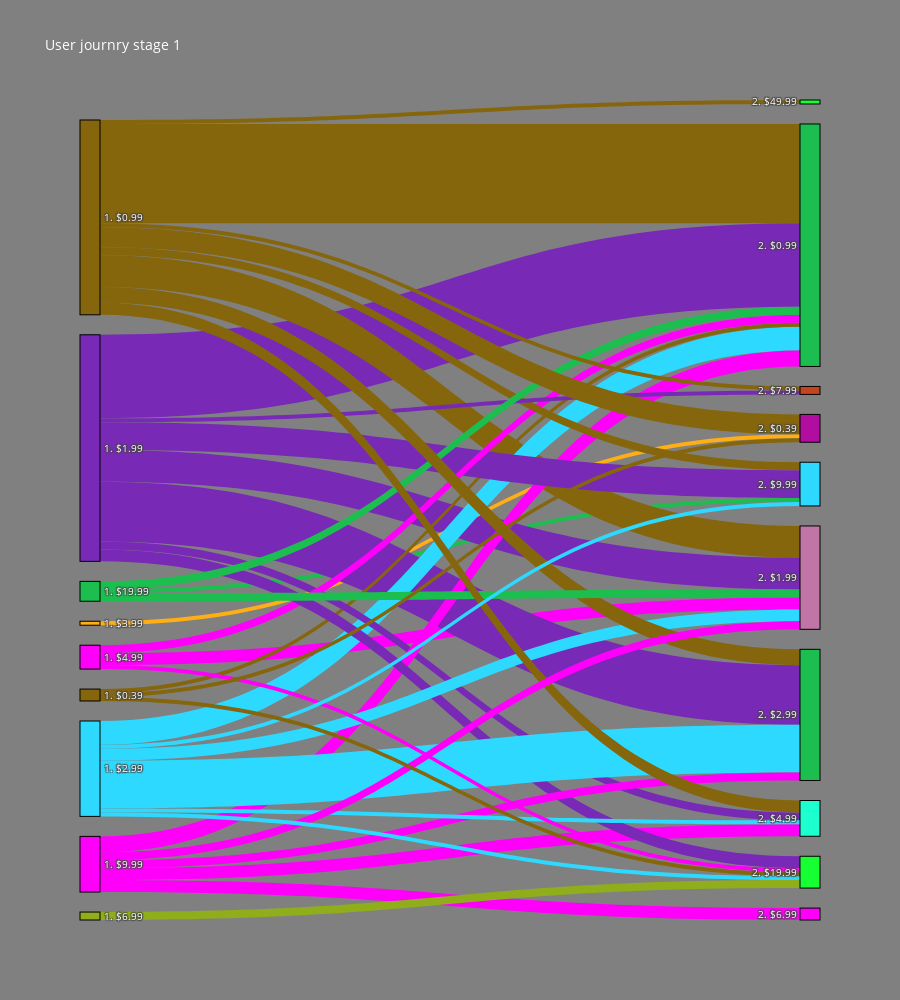

Notebook cell for this chart:
### Code cell
all_nodes = df.source.values.tolist() + df.target.values.tolist()

source_indices = [all_nodes.index(source) for source in df.source]
target_indices = [all_nodes.index(target) for target in df.target]

colors = px.colors.qualitative.Alphabet

node_colors_mappings = dict([(node, np.random.choice(colors)) for node in all_nodes])

node_colors = [node_colors_mappings[node] for node in all_nodes]
edge_colors = [node_colors_mappings[node] for node in df.source]

fig = go.Figure(data=[
    go.Sankey(
        node=dict(pad=20,
                  thickness=20,
                  line=dict(color='black', width=1.0),
                  label=all_nodes,
                  color=node_colors),
        link=dict(source=source_indices,
                  target=target_indices,
                  value=df.user,
                  color=edge_colors)
    )
])

fig.update_layout(title_text="User journry stage 1",
                  height=1000,
                  font=dict(size=10, color='white'),
                  plot_bgcolor='rgba(0,0,0,0)',
                  paper_bgcolor='grey')

fig.show()

### Figure 1 — Plotly figure (JSON) as saved in the notebook; plotly's stock layout.template omitted (floating-point values rounded to 4 significant figures)
{"data": [{"link": {"color": ["#782AB6", "#1CBE4F", "#85660D", "#FE00FA", "#FE00FA", "#FE00FA", "#782AB6", "#FEAF16", "#782AB6", "#2ED9FF", "#85660D", "#782AB6", "#FE00FA", "#782AB6", "#FE00FA", "#85660D", "#782AB6", "#782AB6", "#1CBE4F", "#90AD1C", "#85660D", "#2ED9FF", "#85660D", "#2ED9FF", "#FE00FA", "#85660D", "#2ED9FF", "#85660D", "#FE00FA", "#1CBE4F", "#85660D", "#85660D", "#FE00FA", "#2ED9FF", "#2ED9FF", "#85660D", "#85660D"], "source": [0, 1, 2, 3, 4, 4, 0, 7, 0, 9, 10, 0, 4, 0, 3, 2, 0, 0, 1, 19, 2, 9, 2, 9, 4, 2, 9, 2, 3, 1, 2, 2, 4, 9, 9, 10, 10], "target": [37, 38, 39, 39, 41, 42, 39, 44, 45, 37, 37, 42, 37, 38, 37, 38, 53, 54, 37, 54, 53, 45, 37, 39, 45, 45, 42, 44, 54, 39, 42, 68, 39, 38, 54, 54, 44], "value": [21, 1, 8, 3, 3, 3, 8, 1, 15, 6, 1, 2, 4, 7, 2, 2, 1, 3, 2, 2, 1, 12, 25, 3, 2, 4, 1, 5, 1, 2, 3, 1, 2, 1, 1, 1, 1]}, "node": {"color": ["#782AB6", "#1CBE4F", "#85660D", "#FE00FA", "#FE00FA", "#FE00FA", "#782AB6", "#FEAF16", "#782AB6", "#2ED9FF", "#85660D", "#782AB6", "#FE00FA", "#782AB6", "#FE00FA", "#85660D", "#782AB6", "#782AB6", "#1CBE4F", "#90AD1C", "#85660D", "#2ED9FF", "#85660D", "#2ED9FF", "#FE00FA", "#85660D", "#2ED9FF", "#85660D", "#FE00FA", "#1CBE4F", "#85660D", "#85660D", "#FE00FA", "#2ED9FF", "#2ED9FF", "#85660D", "#85660D", "#1CBE4F", "#2ED9FF", "#C075A6", "#C075A6", "#FE00FA", "#1CFFCE", "#C075A6", "#B10DA1", "#1CBE4F", "#1CBE4F", "#1CBE4F", "#1CFFCE", "#1CBE4F", "#2ED9FF", "#1CBE4F", "#2ED9FF", "#C4451C", "#16FF32", "#1CBE4F", "#16FF32", "#C4451C", "#1CBE4F", "#1CBE4F", "#C075A6", "#1CBE4F", "#1CBE4F", "#1CFFCE", "#B10DA1", "#16FF32", "#C075A6", "#1CFFCE", "#16FF32", "#C075A6", "#2ED9FF", "#16FF32", "#16FF32", "#B10DA1"], "label": ["1. $1.99", "1. $19.99", "1. $0.99", "1. $4.99", "1. $9.99", "1. $9.99", "1. $1.99", "1. $3.99", "1. $1.99", "1. $2.99", "1. $0.39", "1. $1.99", "1. $9.99", "1. $1.99", "1. $4.99", "1. $0.99", "1. $1.99", "1. $1.99", "1. $19.99", "1. $6.99", "1. $0.99", "1. $2.99", "1. $0.99", "1. $2.99", "1. $9.99", "1. $0.99", "1. $2.99", "1. $0.99", "1. $4.99", "1. $19.99", "1. $0.99", "1. $0.99", "1. $9.99", "1. $2.99", "1. $2.99", "1. $0.39", "1. $0.39", "2. $0.99", "2. $9.99", "2. $1.99", "2. $1.99", "2. $6.99", "2. $4.99", "2. $1.99", "2. $0.39", "2. $2.99", "2. $0.99", "2. $0.99", "2. $4.99", "2. $0.99", "2. $9.99", "2. $0.99", "2. $9.99", "2. $7.99", "2. $19.99", "2. $0.99", "2. $19.99", "2. $7.99", "2. $2.99", "2. $0.99", "2. $1.99", "2. $2.99", "2. $2.99", "2. $4.99", "2. $0.39", "2. $19.99", "2. $1.99", "2. $4.99", "2. $49.99", "2. $1.99", "2. $9.99", "2. $19.99", "2. $19.99", "2. $0.39"], "line": {"color": "black", "width": 1}, "pad": 20, "thickness": 20}, "type": "sankey"}], "layout": {"font": {"color": "white", "size": 10}, "height": 1000, "paper_bgcolor": "grey", "plot_bgcolor": "rgba(0,0,0,0)", "title": {"text": "User journry stage 1"}}}
